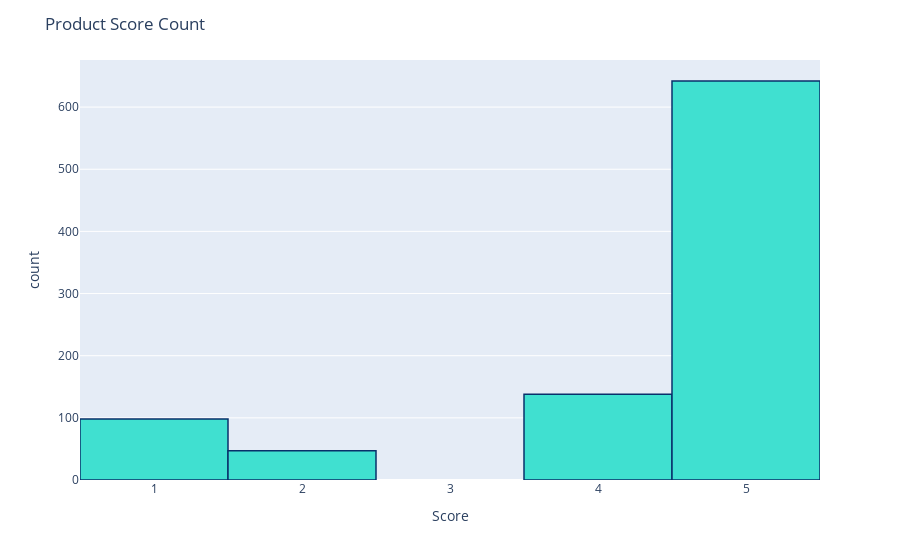

The notebook cell saved with this chart:
### Code cell
#Splitting dataset based on star reviews 

reviews_sub = reviews_sub[reviews_sub['Score'] != 3]
reviews_sub['sentiment'] = reviews_sub['Score'].apply(lambda rating : 'Positive' if rating > 3 else 'Negative')
fig = px.histogram(reviews_sub, x="Score")
fig.update_traces(marker_color="turquoise",marker_line_color='rgb(8,48,107)',
                  marker_line_width=1.5)
fig.update_layout(title_text='Product Score Count')
fig.show()

### Figure 1 — Plotly figure (JSON) as saved in the notebook; plotly's stock layout.template omitted (floating-point values rounded to 4 significant figures; data arrays with more than 128 entries replaced by an {"elided": "..."} marker saying what was removed)
{"data": [{"alignmentgroup": "True", "bingroup": "x", "hovertemplate": "Score=%{x}<br>count=%{y}<extra></extra>", "legendgroup": "", "marker": {"color": "turquoise", "line": {"color": "rgb(8,48,107)", "width": 1.5}, "pattern": {"shape": ""}}, "name": "", "offsetgroup": "", "orientation": "v", "showlegend": false, "type": "histogram", "x": {"elided": "925 int values"}, "xaxis": "x", "yaxis": "y"}], "layout": {"barmode": "relative", "legend": {"tracegroupgap": 0}, "margin": {"t": 60}, "title": {"text": "Product Score Count"}, "xaxis": {"anchor": "y", "domain": [0, 1], "title": {"text": "Score"}}, "yaxis": {"anchor": "x", "domain": [0, 1], "title": {"text": "count"}}}}
